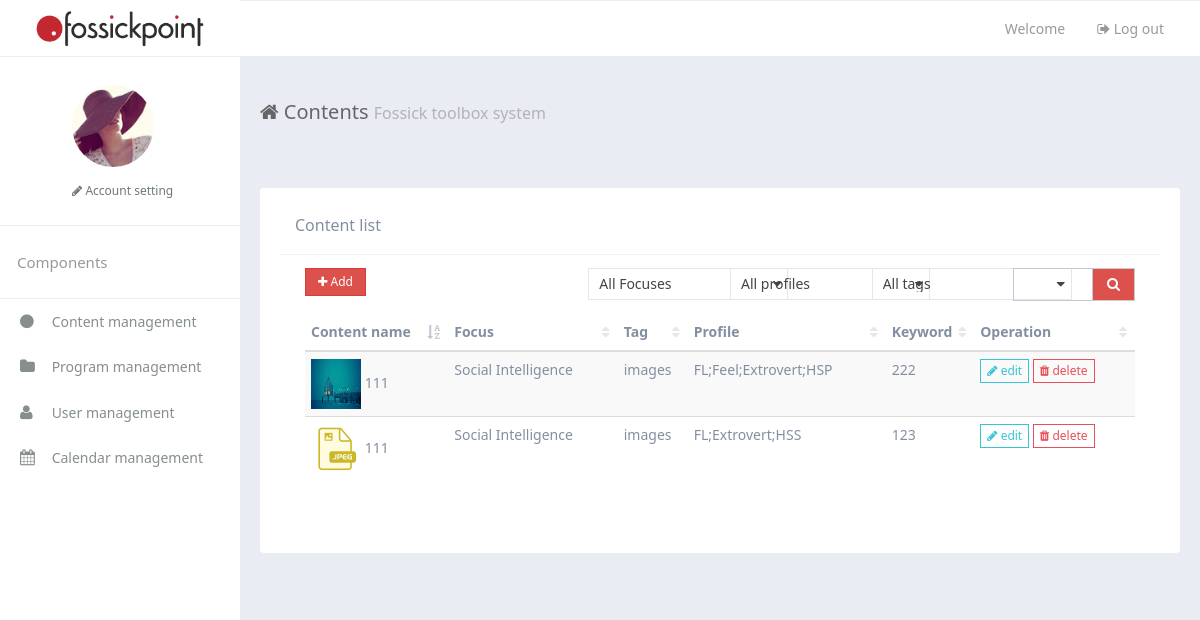
/toolbox/contents/, run on an earlier commit of the app's database.
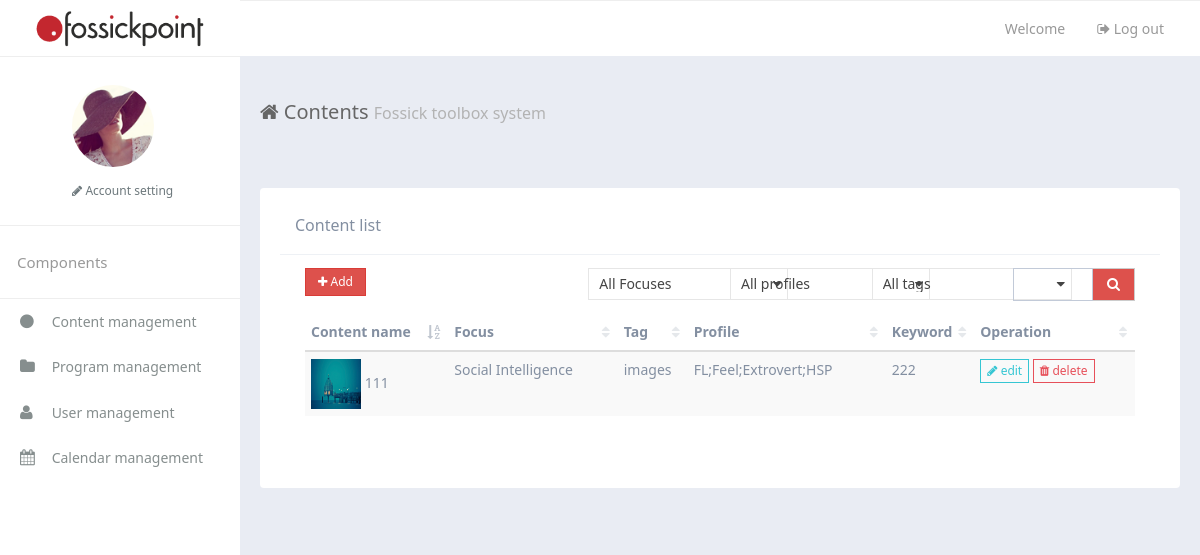
And on a later commit of the database.
### toolbox/models.py (models this page shows, shortened)
class Content(models.Model):
    name = models.CharField(max_length=100)
    type_choice = (('doc','doc'),('pdf','pdf'),('image', 'image'),('video', 'video'),('audio', 'audio'),('other','other'))
    type = models.CharField(max_length=30,choices=type_choice)
    focus_choice = (('Being','Emotional Intelligence'),('Belonging','Social Intelligence'),('Becoming','Self Actualization'))
    focus = models.CharField(max_length=30,choices=focus_choice,default='Emotional Intelligence')
    tag_choice = (('Images','Images'),('Formulas','Formulas'),('Activities','Activities'),('Skills','Skills'),('Social frameworks','Social frameworks'),('Concepts','Concepts'),('Myths & notions','Myths & notions'),('Principles','Principles'))
    tag = models.CharField(max_length=30,choices=tag_choice)
    thumbnail = models.ImageField(upload_to='contents/', null=True)
    profile = models.ManyToManyField(Profile)
    profileText = models.TextField(max_length=100,default='')
    keyword = models.CharField(max_length=100)
    address = models.FileField(upload_to='contents/')

### toolbox/views.py (the view, shortened to what this page needs)
def contents(request):
    contentList = Content.objects.all().values()
    for content in contentList:
        content["thumbnail"] = content["thumbnail"].split("/")[1]
    context = {'contentList':contentList}
    return render(request,"toolbox/contents.html",context)

### toolbox/templates/toolbox/contents.html (shortened to what the changed rows need)
{% extends 'toolbox/_base.html' %} {% load static %}  {% block title %} Contents {% endblock %} {% block main %}
<div class="row-content am-cf">
    <div class="row">
        <div class="am-u-sm-12 am-u-md-12 am-u-lg-12">
            <div class="widget am-cf">
                <div class="widget-body  am-fr">
                    <div class="am-u-sm-12">
                        <table width="100%" class="am-table am-table-compact am-table-striped tpl-table-black " id="example-r">
                            <thead>
                                <tr>
                                    <th>Content name</th>
                                    <th>Focus</th>
                                    <th>Tag</th>
                                    <th>Profile</th>
                                    <th>Keyword</th>
                                    <th>Operation</th>
                                </tr>
                            </thead>
                            <tbody id="contentTable">
                                {% if contentList %} {% for content in contentList %}
                                <tr class="gradeX">
                                    <td><img src="../static/{{content.thumbnail}}" style="width:50px; height:50px"> {{content.name}}</td>
                                    <td>{{content.focus}}</td>
                                    <td>{{content.tag}}</td>
                                    <td>{{content.profileText}}</td>
                                    <td>{{content.keyword}}</td>
                                    <td>
                                        <div class="tpl-table-black-operation">
                                            <a href="{% url 'content' contentID=content.id %}" class="tpl-table-black-operation-edit">
                                                            <i class="am-icon-pencil"></i> edit
                                                        </a>
                                            <a href="javascript:;" onclick="deleteContent({{content.id}})" class="tpl-table-black-operation-del">
                                                            <i class="am-icon-trash"></i> delete
                                                        </a>
                                        </div>
                                    </td>
                                </tr>
                                {% endfor %} {% endif %}
                            </tbody>
                        </table>
                    </div>
                </div>
            </div>
        </div>
    </div>
</div>
{% endblock %}

What changed in the data, as far as the page shows it:
removed Content: thumbnail (picture), name "111", focus "Social Intelligence", tag "images", profileText "FL;Extrovert;HSS", keyword "123"
